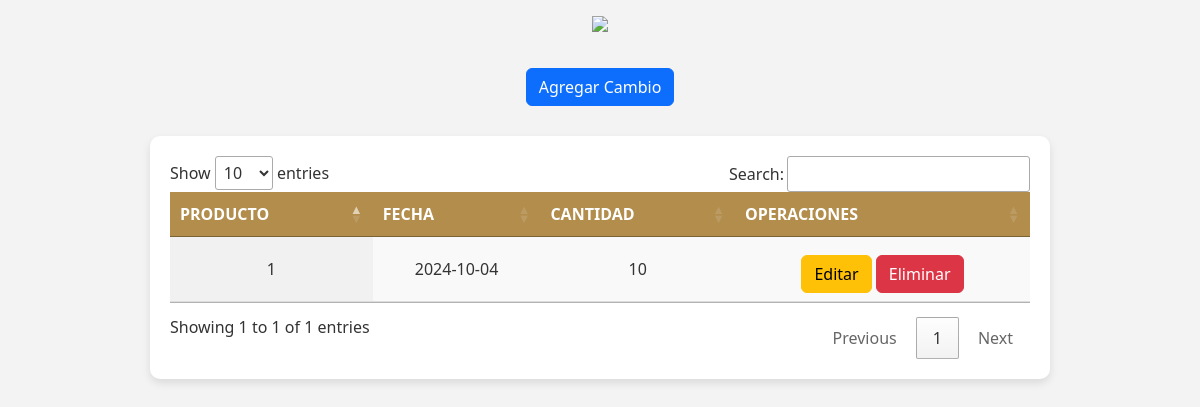
The app's page /FINAL2/cambios.php with its own data.
### tables this page shows
CREATE TABLE IF NOT EXISTS `cambios` (
  `id` int(11) NOT NULL AUTO_INCREMENT,
  `id_venta` int(11) DEFAULT NULL,
  `id_producto` int(11) DEFAULT NULL,
  `fecha` date DEFAULT NULL,
  `cantidad` int(11) DEFAULT NULL,
  PRIMARY KEY (`id`),
  KEY `id_venta` (`id_venta`),
  KEY `id_producto` (`id_producto`)
);

### FINAL2/cambios.php (the view, shortened to what this page needs)
<?php
    $datos = [];
    include 'conexion.php';
    $query = "SELECT id, id_venta, id_producto, fecha, cantidad FROM cambios ORDER BY id";
    $res = mysqli_query($conn, $query);
    while ($registro = mysqli_fetch_row($res)) {
        $datos[] = $registro;
    }
?>
<!DOCTYPE html>
<html lang="es">
<head>
    <link href="https://cdn.jsdelivr.net/npm/bootstrap@5.3.0/dist/css/bootstrap.min.css"
         rel="stylesheet">
    <link rel="stylesheet" href="https://cdn.datatables.net/1.13.4/css/jquery.dataTables.css" />
</head>
<body>
    <center>
        <a href="admin.php">
            <img src="https://i0.wp.com/tramadiseno.com.mx/wp-content/uploads/2022/08/Negro3x-1.png?fit=949%2C295&ssl=1" width="500px"/>
        </a>
        <br>
        <a class="btn btn-primary" href="agregarcambio.php" role="button">Agregar Cambio</a>
    </center>
    <div class="table-container">
        <div class="row">
            <div class="col-12">
                <table id="table_id" class="display">
                    <thead>
                        <tr>
                            <th>Producto</th>
                            <th>Fecha</th>
                            <th>Cantidad</th>
                            <th>Operaciones</th>
                        </tr>
                    </thead>
                    <tbody>
                        <?php for($i = 0; $i < count($datos); $i++): ?>
                            <tr>
                                <td><?php echo $datos[$i][2]; ?></td>
                                <td><?php echo $datos[$i][3]; ?></td>
                                <td><?php echo $datos[$i][4]; ?></td>
                                <td>
                                    <a class="btn btn-warning" href="editarcam.php?id=<?php echo $datos[$i][0]; ?>" role="button">Editar</a>
                                    <a class="btn btn-danger" href="eliminarcam.php?id=<?php echo $datos[$i][0]; ?>" role="button">Eliminar</a>
                                </td>
                            </tr>
                        <?php endfor; ?>
                    </tbody>
                </table>
            </div>
        </div>
    </div>
</body>
</html>

### FINAL2/cambios.php (style rules this page uses)
body { background-color: #f3f3f3; font-family: 'Segoe UI', Tahoma, Geneva, Verdana, sans-serif; color: #333; }
.table-container { max-width: 900px; margin: 30px auto; padding: 20px; background-color: white; border-radius: 10px; box-shadow: 0 4px 8px rgba(0, 0, 0, 0.1); }
table { width: 100%; border-collapse: collapse; text-align: center; }
th, td { padding: 12px; border-bottom: 1px solid #ddd; }
th { background-color: #b28d4c; color: white; text-transform: uppercase; }
td { background-color: #fff; color: #333; }
a { display: block; margin-top: 10px; text-align: center; }

### records on screen
cambios: id_producto "1", fecha "2024-10-04", cantidad "10"
